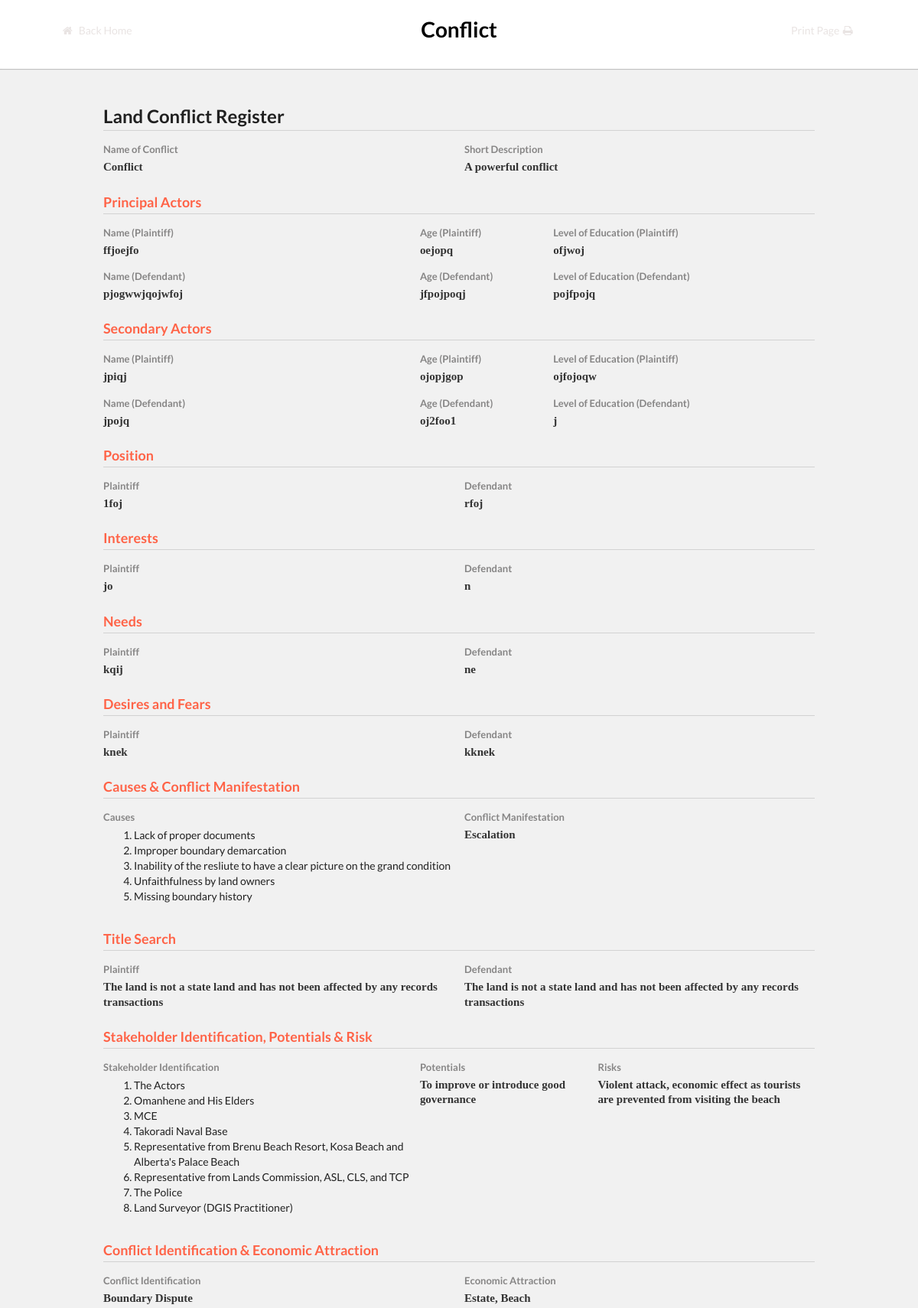
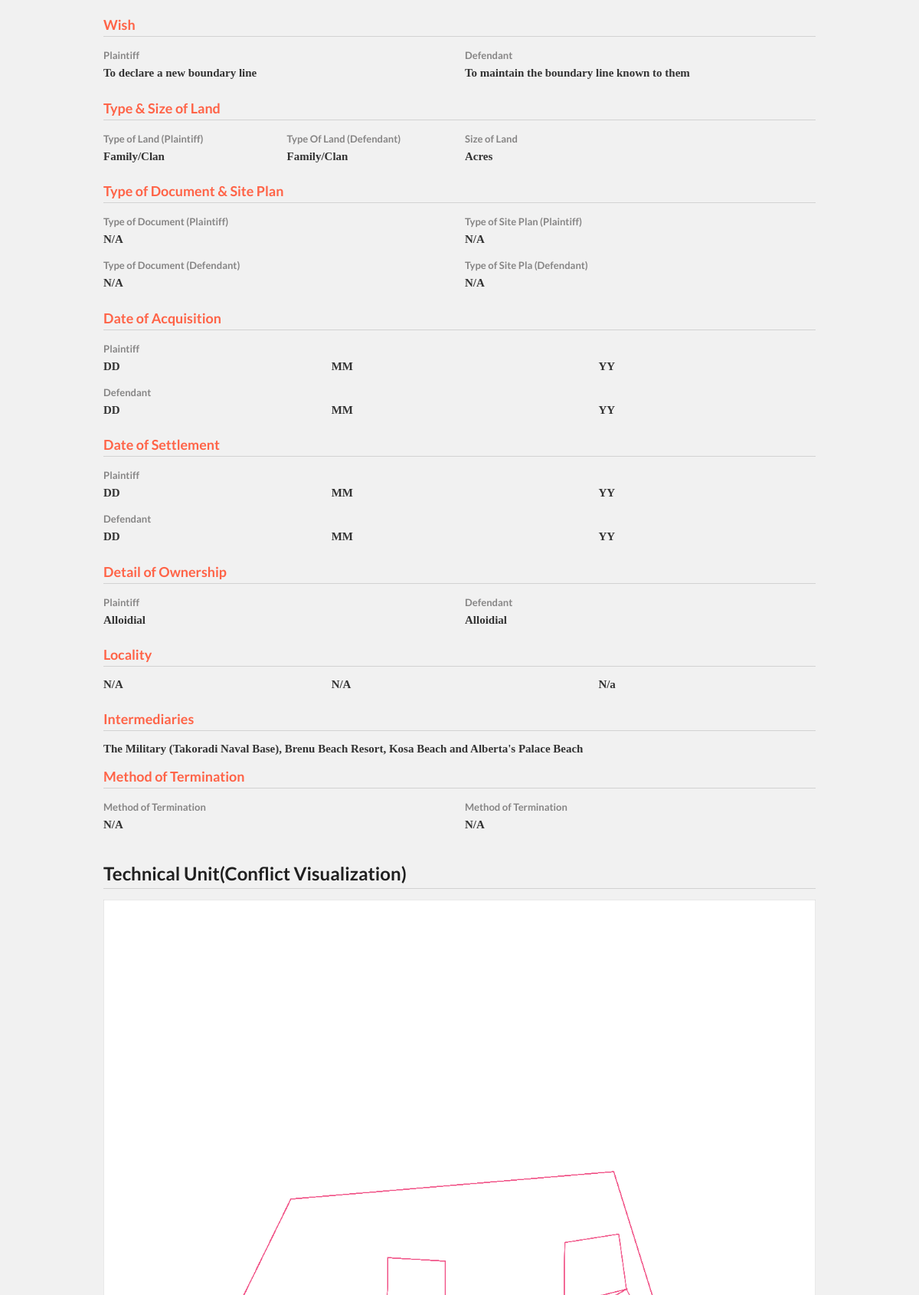
/display.php?conflict_id=1 (upper part), run on the app's committed database (2 pictures, top to bottom).
### tables this page shows
CREATE TABLE IF NOT EXISTS `conflicts` (
`id` int(11) NOT NULL,
  `conf_name` varchar(255) DEFAULT NULL,
  `conf_description` varchar(255) DEFAULT NULL,
  `name_pln` varchar(255) DEFAULT NULL,
  `age_pln` varchar(255) DEFAULT NULL,
  `edu_pln` varchar(255) DEFAULT NULL,
  `name_def` varchar(255) DEFAULT NULL,
  `age_def` varchar(255) DEFAULT NULL,
  `edu_def` varchar(255) DEFAULT NULL,
  `name_pln_sec` varchar(255) DEFAULT NULL,
  `age_pln_sec` varchar(255) DEFAULT NULL,
  `edu_pln_sec` varchar(255) DEFAULT NULL,
  `name_def_sec` varchar(255) DEFAULT NULL,
  `age_def_sec` varchar(255) DEFAULT NULL,
  `edu_def_sec` varchar(255) DEFAULT NULL,
  `pos_pln` varchar(255) DEFAULT NULL,
  `pos_def` varchar(255) DEFAULT NULL,
  `interest_pln` varchar(255) DEFAULT NULL,
  `interest_def` varchar(255) DEFAULT NULL,
  `needs_pln` varchar(255) DEFAULT NULL,
  `needs_def` varchar(255) DEFAULT NULL,
  `df_pln` varchar(255) DEFAULT NULL,
  `df_def` varchar(255) DEFAULT NULL,
  `causes` varchar(255) DEFAULT NULL,
  `conf_manifest` varchar(255) DEFAULT NULL,
  `tit_pln` varchar(255) DEFAULT NULL,
  `tit_def` varchar(255) DEFAULT NULL,
  `stake_id` varchar(255) DEFAULT NULL,
  `pot` varchar(255) DEFAULT NULL,
  `risk` varchar(255) DEFAULT NULL,
  `conf_id` varchar(255) DEFAULT NULL,
  `eco_attn` varchar(255) DEFAULT NULL,
  `wish_pln` varchar(255) DEFAULT NULL,
  `wish_def` varchar(255) DEFAULT NULL,
  `land_type_pln` varchar(255) DEFAULT NULL,
  `land_type_def` varchar(255) DEFAULT NULL,
  `land_size` varchar(255) DEFAULT NULL,
  `doc_type_pln` varchar(255) DEFAULT NULL,
  `site_plan_pln` varchar(255) DEFAULT NULL,
  `doc_type_def` varchar(255) DEFAULT NULL,
  `site_plan_def` varchar(255) DEFAULT NULL,
  `acq_day_pln` varchar(255) DEFAULT NULL,
  `acq_month_pln` varchar(255) DEFAULT NULL,
  `acq_year_pln` varchar(255) DEFAULT NULL,
  `acq_day_def` varchar(255) DEFAULT NULL,
  `acq_month_def` varchar(255) DEFAULT NULL,
  `acq_year_def` varchar(255) DEFAULT NULL,
  `sett_day_pln` varchar(255) DEFAULT NULL,
  `sett_month_pln` varchar(255) DEFAULT NULL,
  `sett_year_pln` varchar(255) DEFAULT NULL,
  `sett_day_def` varchar(255) DEFAULT NULL,
  `sett_month_def` varchar(255) DEFAULT NULL,
  `sett_year_def` varchar(255) DEFAULT NULL,
  `owner_pln` varchar(255) DEFAULT NULL,
  `owner_def` varchar(255) DEFAULT NULL,
  `town` varchar(255) DEFAULT NULL,
  `district` varchar(255) DEFAULT NULL,
  `region` varchar(255) DEFAULT NULL,
  `intermediaries` varchar(255) DEFAULT NULL,
  `termination_method_pln` varchar(255) DEFAULT NULL,
  `termination_method_def` varchar(255) DEFAULT NULL
);

CREATE TABLE IF NOT EXISTS `graph_images` (
`id` int(11) NOT NULL,
  `conflict_id` int(11) NOT NULL,
  `image` text NOT NULL
);

### php/db_connection.php (called while the page is built, shortened)
<?php
if(!class_exists('Database')){
	class Database{
	 	private $connection;
		public function openConnection(){
			$this->connection = mysqli_connect(DB_SERVER,DB_USER,DB_PASS);
			$db_select = mysqli_select_db($this->connection, DB_NAME);
		 }
		public function query($sql){
			$result = mysqli_query($this->connection, $sql);
			return $result;
		}
		public function fetchArray($result_set){
			return mysqli_fetch_array($result_set, MYSQLI_ASSOC);
		}
	}
}
   $db = new Database();
?>

### php/conflict.php (called while the page is built, shortened)
<?php
    require('db_connection.php');
    class Conflict{
        public static function getConflictImage($id){
            global $db;
            $sql = "SELECT * FROM `graph_images` WHERE `conflict_id` = {$id}";
            $query = $db->query($sql);
            while($conflict = $db->fetchArray($query)){
                return $conflict['image'];
            }
        }
        public static function getConflictWithId($id){
            global $db;
            $query = $db->query("SELECT * FROM `conflicts` WHERE id = {$id}");
            while($conflict = $db->fetchArray($query)){
                return $conflict;
            }
        }
    }
?>

### display.php (the view, shortened to what this page needs)
<?php
	require "php/conflict.php";
	$conflict  = new Conflict();
	$conflict_details = $conflict->getConflictWithId($_GET['conflict_id']);
	?>
<!doctype html>
<html>
<head>
	<link rel="stylesheet" href="css/bootstrap.css" />
	<link rel="stylesheet" href="css/semantic.css" />
	<link rel="stylesheet" href="css/style.css" />
</head>
<body>
	<header>
		<a href="index.php" class="back-icon">
			<i class="icon home"></i> Back Home
		</a>
		<h1><?= $conflict_details['conf_name']?></h1>
		<a href="index.php" class="tech-icon">
			Print Page <i class="icon print"></i>
		</a>
	</header>
	<section class="container wrapper closed display">
		<form class="ui form">
			<h2 class="ui dividing header">Land Conflict Register</h2>
			<div class="fields">
				<div class="eight wide field">
					<label>Name of Conflict</label>
					<h4 class="ui header"><?= $conflict_details['conf_name']?></h4>
				</div>
				<div class="eight wide field">
					<label>Short Description</label>
					<h4 class="ui header"><?= $conflict_details['conf_description']?></h4>
				</div>
			</div>
			<h3 class="ui dividing header">Principal Actors</h3>
			<div class="fields">
				<div class="seven wide field">
					<label>Name (Plaintiff)</label>
					<h4 class="ui header"><?= $conflict_details['name_pln']?></h4>
				</div>
				<div class="three wide field">
					<label>Age (Plaintiff)</label>
					<h4 class="ui header"><?= $conflict_details['age_pln']?></h4>
				</div>
				<div class="six wide field">
					<label>Level of Education (Plaintiff)</label>
					<h4 class="ui header"><?= $conflict_details['edu_pln']?></h4>
				</div>
			</div>
			<div class="fields">
				<div class="seven wide field">
					<label>Name (Defendant)</label>
					<h4 class="ui header"><?= $conflict_details['name_def']?></h4>
				</div>
				<div class="three wide field">
					<label>Age (Defendant)</label>
					<h4 class="ui header"><?= $conflict_details['age_def']?></h4>
				</div>
				<div class="six wide field">
					<label>Level of Education (Defendant)</label>
					<h4 class="ui header"><?= $conflict_details['edu_def']?></h4>
				</div>
			</div>
			<h3 class="ui dividing header">Secondary Actors</h3>
			<div class="fields">
				<div class="seven wide field">
					<label>Name (Plaintiff)</label>
					<h4 class="ui header"><?= $conflict_details['name_pln_sec']?></h4>
				</div>
				<div class="three wide field">
					<label>Age (Plaintiff)</label>
					<h4 class="ui header"><?= $conflict_details['age_pln_sec']?></h4>
				</div>
				<div class="six wide field">
					<label>Level of Education (Plaintiff)</label>
					<h4 class="ui header"><?= $conflict_details['edu_pln_sec']?></h4>
				</div>
			</div>
			<div class="fields">
				<div class="seven wide field">
					<label>Name (Defendant)</label>
					<h4 class="ui header"><?= $conflict_details['name_def_sec']?></h4>
				</div>
				<div class="three wide field">
					<label>Age (Defendant)</label>
					<h4 class="ui header"><?= $conflict_details['age_def_sec']?></h4>
				</div>
				<div class="six wide field">
					<label>Level of Education (Defendant)</label>
					<h4 class="ui header"><?= $conflict_details['edu_def_sec']?></h4>
				</div>
			</div>
			<h3 class="ui dividing header">Position</h3>
			<div class="fields">
				<div class="eight wide field">
					<label>Plaintiff</label>
					<h4 class="ui header"><?= $conflict_details['pos_pln']?></h4>
				</div>
				<div class="eight wide field">
					<label>Defendant</label>
					<h4 class="ui header"><?= $conflict_details['pos_def']?></h4>
				</div>
			</div>
			<h3 class="ui dividing header">Interests</h3>
			<div class="fields">
				<div class="eight wide field">
					<label>Plaintiff</label>
					<h4 class="ui header"><?= $conflict_details['interest_pln']?></h4>
				</div>
				<div class="eight wide field">
					<label>Defendant</label>
					<h4 class="ui header"><?= $conflict_details['interest_def']?></h4>
				</div>
			</div>
			<h3 class="ui dividing header">Needs</h3>
			<div class="fields">
				<div class="eight wide field">
					<label>Plaintiff</label>
					<h4 class="ui header"><?= $conflict_details['needs_pln']?></h4>
				</div>
				<div class="eight wide field">
					<label>Defendant</label>
					<h4 class="ui header"><?= $conflict_details['needs_def']?></h4>
				</div>
			</div>
			<h3 class="ui dividing header">Desires and Fears</h3>
			<div class="fields">
				<div class="eight wide field">
					<label>Plaintiff</label>
					<h4 class="ui header"><?= $conflict_details['df_pln']?></h4>
				</div>
				<div class="eight wide field">
					<label>Defendant</label>
					<h4 class="ui header"><?= $conflict_details['df_def']?></h4>
				</div>
			</div>
			<h3 class="ui dividing header">Causes &amp; Conflict Manifestation</h3>
			<div class="fields">
				<div class="eight wide field">
					<label>Causes</label>
					<ol>
						<li>Lack of proper documents</li>
						<li>Improper boundary demarcation</li>
						<li>Inability of the resliute to have a clear picture on the
							grand condition
						</li>
						<li>Unfaithfulness by land owners</li>
						<li>Missing boundary history</li>
					</ol>
				</div>
				<div class="eight wide field">
					<label>Conflict Manifestation</label>
					<h4 class="ui header">Escalation</h4>
				</div>
			</div>
			<h3 class="ui dividing header">Title Search</h3>
			<div class="fields">
				<div class="eight wide field">
					<label>Plaintiff</label>
					<h4 class="ui header">The land is not a state land and has
						not been affected by any records transactions
					</h4>
				</div>
				<div class="eight wide field">
					<label>Defendant</label>
					<h4 class="ui header">The land is not a state land and has
						not been affected by any records transactions
					</h4>
				</div>
			</div>
			<h3 class="ui dividing header">Stakeholder Identification, Potentials &amp Risk</h3>
			<div class="fields">
				<div class="seven wide field">
					<label>Stakeholder Identification</label>
					<ol>
						<li>The Actors</li>
						<li>Omanhene and His Elders</li>
						<li>MCE</li>
						<li>Takoradi Naval Base</li>
						<li>Representative from Brenu Beach Resort, Kosa Beach and Alberta's
							Palace Beach
						</li>
						<li>Representative from Lands Commission, ASL, CLS, and TCP</li>
						<li>The Police</li>
						<li>Land Surveyor (DGIS Practitioner)
					</ol>
				</div>
				<div class="four wide field">
					<label>Potentials</label>
					<h4 class="ui header">To improve or introduce good governance</h4>
				</div>
				<div class="five wide field">
					<label>Risks</label>
					<h4 class="ui header">Violent attack, economic effect as tourists
						are prevented from visiting the beach
					</h4>
				</div>
			</div>
			<h3 class="ui dividing header">Conflict Identification &amp; Economic Attraction</h3>
			<div class="fields">
				<div class="eight wide field">
					<label>Conflict Identification</label>
					<h4 class="ui header">Boundary Dispute</h4>
				</div>
				<div class="eight wide field">
					<label>Economic Attraction</label>
					<h4 class="ui header">Estate, Beach</h4>
				</div>
			</div>
			<h3 class="ui dividing header">Wish</h3>
			<div class="fields">
				<div class="eight wide field">
					<label>Plaintiff</label>
					<h4 class="ui header">To declare a new boundary line</h4>
				</div>
				<div class="eight wide field">
					<label>Defendant</label>
					<h4 class="ui header">To maintain the boundary line known to them</h4>
				</div>
			</div>
			<h3 class="ui dividing header">Type &amp; Size of Land</h3>
			<div class="fields">
				<div class="four wide field">
					<label>Type of Land (Plaintiff)</label>
					<h4 class="ui header">Family/Clan</h4>
				</div>
				<div class="four wide field">
					<label>Type Of Land (Defendant)</label>
					<h4 class="ui header">Family/Clan</h4>
				</div>
				<div class="eight wide field">
					<label>Size of Land</label>
					<h4 class="ui header">Acres</h4>
				</div>
			</div>
			<h3 class="ui dividing header">Type of Document &amp; Site Plan</h3>
			<div class="fields">
				<div class="eight wide field">
					<label>Type of Document (Plaintiff)</label>
					<h4 class="ui header">N/A</h4>
				</div>
				<div class="eight wide field">
					<label>Type of Site Plan (Plaintiff)</label>
					<h4 class="ui header">N/A</h4>
				</div>
			</div>
			<div class="fields">
				<div class="eight wide field">
					<label>Type of Document (Defendant)</label>
					<h4 class="ui header">N/A</h4>
				</div>
				<div class="eight wide field">
					<label>Type of Site Pla (Defendant)</label>
					<h4 class="ui header">N/A</h4>
				</div>
			</div>
			<h3 class="ui dividing header">Date of Acquisition</h3>
			<div class="fields">
				<div class="five wide field">
					<label>Plaintiff</label>
					<h4 class="ui header">DD</h4>
				</div>
				<div class="six wide field">
					<h4 class="ui header">MM</h4>
				</div>
				<div class="five wide field">
					<h4 class="ui header">YY</h4>
				</div>
			</div>
			<div class="fields">
				<div class="five wide field">
					<label>Defendant</label>
					<h4 class="ui header">DD</h4>
				</div>
				<div class="six wide field">
					<h4 class="ui header">MM</h4>
				</div>
				<div class="five wide field">
					<h4 class="ui header">YY</h4>
				</div>
			</div>
			<h3 class="ui dividing header">Date of Settlement</h3>
			<div class="fields">
				<div class="five wide field">
					<label>Plaintiff</label>
					<h4 class="ui header">DD</h4>
				</div>
				<div class="six wide field">
					<h4 class="ui header">MM</h4>
				</div>
				<div class="five wide field">
					<h4 class="ui header">YY</h4>
				</div>
			</div>
			<div class="fields">
				<div class="five wide field">
					<label>Defendant</label>
					<h4 class="ui header">DD</h4>
				</div>
				<div class="six wide field">
					<h4 class="ui header">MM</h4>
				</div>
				<div class="five wide field">
					<h4 class="ui header">YY</h4>
				</div>
			</div>
			<h3 class="ui dividing header">Detail of Ownership</h3>
			<div class="fields">
				<div class="eight wide field">
					<label>Plaintiff</label>
					<h4 class="ui header">Alloidial</h4>
				</div>
				<div class="eight wide field">
					<label>Defendant</label>
					<h4 class="ui header">Alloidial</h4>
				</div>
			</div>
			<h3 class="ui dividing header">Locality</h3>
			<div class="fields">
				<div class="five wide field">
					<h4 class="ui header">N/A</h4>
				</div>
				<div class="six wide field">
					<h4 class="ui header">N/A</h4>
				</div>
				<div class="five wide field">
					<h4 class="ui header">N/a</h4>
				</div>
			</div>
			<h3 class="ui dividing header">Intermediaries</h3>
			<div class="field">
				<h4 class="ui header">The Military (Takoradi Naval Base),
					Brenu Beach Resort, Kosa Beach and Alberta's Palace Beach
				</h4>
			</div>
			<h3 class="ui dividing header">Method of Termination</h3>
			<div class="fields">
				<div class="eight wide field">
					<label>Method of Termination</label>
					<h4 class="ui header">N/A</h4>
				</div>
				<div class="eight wide field">
					<label>Method of Termination</label>
					<h4 class="ui header">N/A</h4>
				</div>
			</div>
			<h2 class="ui dividing header">Technical Unit(Conflict Visualization)</h2>
			<div class="field">
				<div class="ui fuild image">
					<?php $img = Conflict::getConflictImage($_GET['conflict_id']); ?>
					<img style="background-color: white;" src="<?=$img?>" />
				</div>
			</div>
		</form>
	</section>
	</body>
</html>

### css/style.css (style rules this page uses)
body { margin: 0; padding: 0; background: #f1f1f1; position: relative; }
img { max-width: 100%; }
header { background: #fff; color: #000; padding: 20px; box-shadow: 0px 1px 1px rgba(0, 0, 0, .2); position: relative; }
header h1 { text-align: center; color: #000; margin-top: 0; }
header a.back-icon { position: absolute; display: inline; top: 30px; left: 80px; color: #E9E4E3; }
header a.tech-icon { position: absolute; display: inline; top: 30px; right: 80px; color: #E9E4E3; }
.wrapper { width: 90%; margin: 50px auto; position: relative; 4 }
.wrapper.closed { width: 80%; }
.wrapper.display .field label { color: #868585; }
.wrapper.display h3.ui.header { margin-top: 10px; color: tomato; }
.wrapper.display h4.ui.header { margin-top: 0; font-family: 'Century Gothic'; color: #333; }

### data on the page
conflicts: conf_name "Conflict", conf_description "A powerful conflict", name_pln "ffjoejfo", age_pln "oejopq", edu_pln "ofjwoj", name_def "pjogwwjqojwfoj", age_def "jfpojpoqj", edu_def "pojfpojq", name_pln_sec "jpiqj", age_pln_sec "ojopjgop", edu_pln_sec "ojfojoqw", name_def_sec "jpojq", age_def_sec "oj2foo1", edu_def_sec "j", pos_pln "1foj", pos_def "rfoj", interest_pln "jo", interest_def "n", needs_pln "kqij", needs_def "ne", df_pln "knek", df_def "kknek"
graph_images: image (picture)
